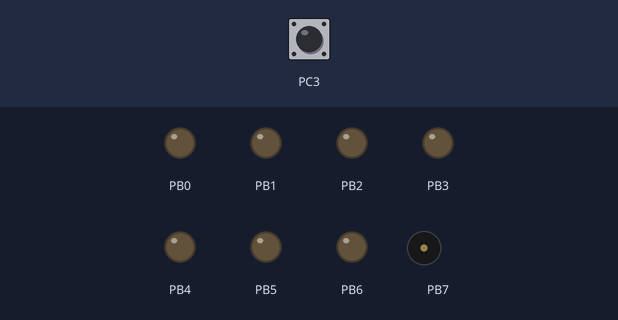
Recording of a program running on a simulated ATmega128, built with avr-gcc and emulated at 1 MHz. Parts: output pins drawn as LEDs (lit = HIGH), buzzer (waves = sounding). Inputs (shaded band) come from the test bench; at power-on: PC3 HIGH. Pins used as bus, display or sensor lines are not drawn.

Above: at 1.2 s.
1.3 s: PC3 pulled LOW for 1 s
At 2.7 s:
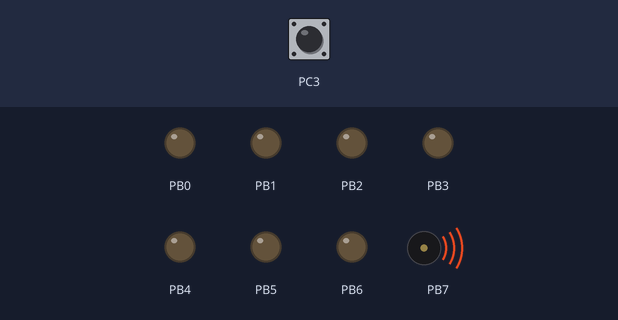
3.8 s: PC3 pulled LOW for 3.2 s
At 4.3 s:
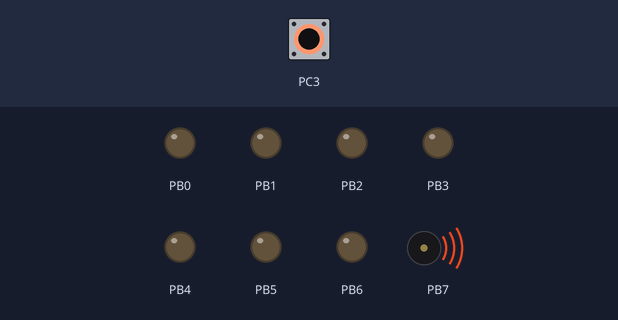
Timing chart, 0 to 8.8 s (numbered marks = the images above; inputs shaded):
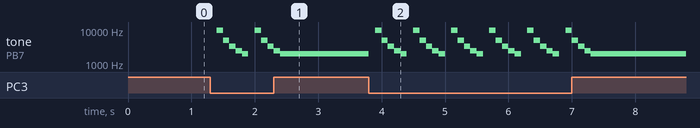

Measured:
- after the input at 1.3 s, tone on PB7: plays 9804 Hz for 0.10 s, 4950 Hz for 0.10 s, 3311 Hz for 0.10 s, 2488 Hz for 0.10 s, 1992 Hz for 0.10 s, 9804 Hz for 0.10 s … (10 notes in this stretch), starting after 0.10 s
- after the input at 3.8 s, tone on PB7: 1992 Hz → silent at once, then repeats every 0.60 s: 9804 Hz 0.10 s, 4950 Hz 0.10 s, 3311 Hz 0.10 s, 2488 Hz 0.10 s, 1992 Hz 0.10 s, silent 0.10 s, until it stays 1992 Hz from 7.3 s

The program:

main.c
```c
#include <avr/io.h>
#define F_CPU 1000000UL
#include "util/delay.h"


int main(void)
{
   DDRB = 0xFF;
   PORTB = 0x00;
   DDRC = 0x00;
   PORTC = 0xFF;

   TCCR2 |= (1 << WGM21) ;
   TCCR2 |= (1 << COM20);
   TCCR2 |= (1 << CS20);

    while (1)
    {

			if((PINC & (1 << 3))==0){
				OCR2 = 0;
				_delay_ms(100);

				OCR2 = 50;
				_delay_ms(100);
					OCR2 = 100;
					_delay_ms(100);

					OCR2 = 150;
					_delay_ms(100);

			OCR2 = 200;
			_delay_ms(100);

			OCR2 = 250;
			_delay_ms(100);
			}


    }
}
```
